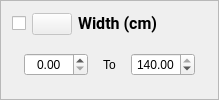
                       <widget class="QFrame" name="width_frame">
                        <property name="frameShape">
                         <enum>QFrame::StyledPanel</enum>
                        </property>
                        <property name="frameShadow">
                         <enum>QFrame::Raised</enum>
                        </property>
                        <layout class="QVBoxLayout" name="verticalLayout_7">
                         <property name="topMargin">
                          <number>0</number>
                         </property>
                         <item>
                          <layout class="QHBoxLayout" name="horizontalLayout_8">
                           <item>
                            <widget class="QCheckBox" name="filter_width_checkBox">
                             <property name="sizePolicy">
                              <sizepolicy hsizetype="Fixed" vsizetype="Fixed">
                               <horstretch>0</horstretch>
                               <verstretch>0</verstretch>
                              </sizepolicy>
                             </property>
                             <property name="text">
                              <string/>
                             </property>
                            </widget>
                           </item>
                           <item>
                            <widget class="QPushButton" name="width_icon">
                             <property name="enabled">
                              <bool>false</bool>
                             </property>
                             <property name="sizePolicy">
                              <sizepolicy hsizetype="Fixed" vsizetype="Fixed">
                               <horstretch>0</horstretch>
                               <verstretch>0</verstretch>
                              </sizepolicy>
                             </property>
                             <property name="styleSheet">
                              <string notr="true">PfiltersIconsStyle</string>
                             </property>
                             <property name="text">
                              <string/>
                             </property>
                             <property name="icon">
                              <iconset resource="assets/assets.qrc">
                               <normaloff>:/icons/icons/width_gray.png</normaloff>
                               <disabledoff>:/icons/icons/width_gray.png</disabledoff>:/icons/icons/width_gray.png</iconset>
                             </property>
                             <property name="iconSize">
                              <size>
                               <width>25</width>
                               <height>25</height>
                              </size>
                             </property>
                            </widget>
                           </item>
                           <item>
                            <widget class="QLabel" name="width_label">
                             <property name="sizePolicy">
                              <sizepolicy hsizetype="Preferred" vsizetype="Fixed">
                               <horstretch>0</horstretch>
                               <verstretch>0</verstretch>
                              </sizepolicy>
                             </property>
                             <property name="font">
                              <font>
                               <family>Roboto</family>
                               <pointsize>12</pointsize>
                               <weight>75</weight>
                               <italic>false</italic>
                               <bold>true</bold>
                              </font>
                             </property>
                             <property name="styleSheet">
                              <string notr="true">PfilterslabelsStyle</string>
                             </property>
                             <property name="text">
                              <string>Width (cm)</string>
                             </property>
                            </widget>
                           </item>
                          </layout>
                         </item>
                         <item>
                          <layout class="QHBoxLayout" name="horizontalLayout_11">
                           <property name="spacing">
                            <number>15</number>
                           </property>
                           <property name="leftMargin">
                            <number>12</number>
                           </property>
                           <property name="rightMargin">
                            <number>12</number>
                           </property>
                           <item>
                            <widget class="QDoubleSpinBox" name="low_width_input">
                             <property name="enabled">
                              <bool>true</bool>
                             </property>
                             <property name="alignment">
                              <set>Qt::AlignCenter</set>
                             </property>
                             <property name="maximum">
                              <double>140.000000000000000</double>
                             </property>
                            </widget>
                           </item>
                           <item>
                            <widget class="QLabel" name="width_to_label">
                             <property name="sizePolicy">
                              <sizepolicy hsizetype="Fixed" vsizetype="Preferred">
                               <horstretch>0</horstretch>
                               <verstretch>0</verstretch>
                              </sizepolicy>
                             </property>
                             <property name="text">
                              <string>To</string>
                             </property>
                            </widget>
                           </item>
                           <item>
                            <widget class="QDoubleSpinBox" name="high_width_input">
                             <property name="alignment">
                              <set>Qt::AlignCenter</set>
                             </property>
                             <property name="maximum">
                              <double>140.000000000000000</double>
                             </property>
                             <property name="value">
                              <double>140.000000000000000</double>
                             </property>
                            </widget>
                           </item>
                          </layout>
                         </item>
                        </layout>
                       </widget>
